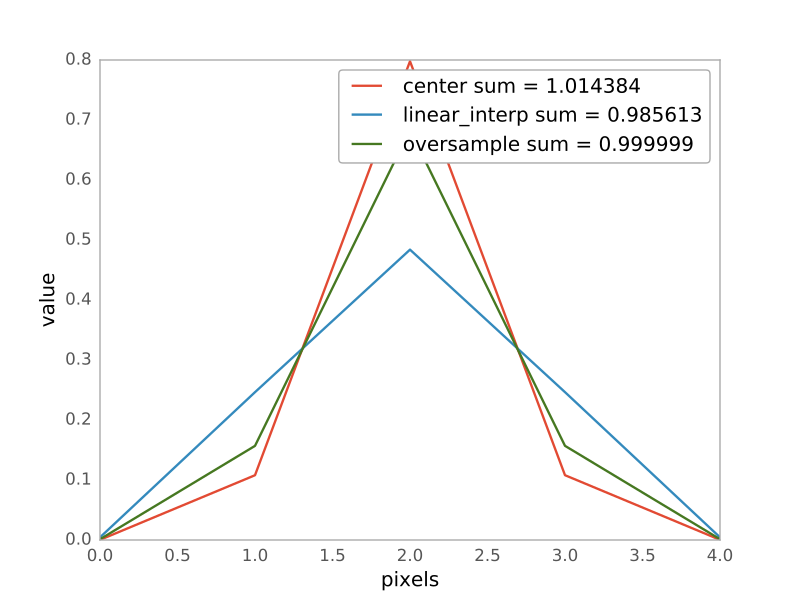

Python code for this plot:
import matplotlib.pyplot as plt
import numpy as np
from astropy.modeling.models import Gaussian1D
from astropy.convolution.utils import discretize_model
gauss_1D = Gaussian1D(1 / (0.5 * np.sqrt(2 * np.pi)), 0, 0.5)
y_center = discretize_model(gauss_1D, (-2, 3), mode='center')
y_corner = discretize_model(gauss_1D, (-2, 3), mode='linear_interp')
y_oversample = discretize_model(gauss_1D, (-2, 3), mode='oversample')
plt.plot(y_center, label='center sum = {0:3f}'.format(y_center.sum()))
plt.plot(y_corner, label='linear_interp sum = {0:3f}'.format(y_corner.sum()))
plt.plot(y_oversample, label='oversample sum = {0:3f}'.format(y_oversample.sum()))
plt.xlabel('pixels')
plt.ylabel('value')
plt.legend()
plt.show()
